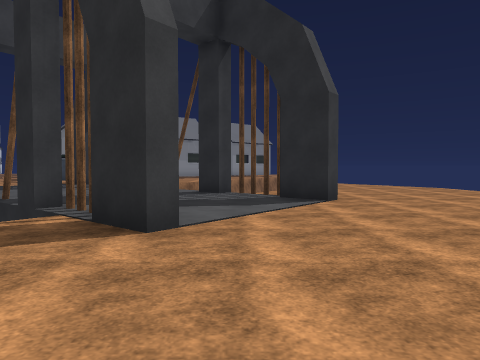
View 1 (above)

20 first-person views from a walk through a Unity game level. The camera is 1.3 m above the floor, tilts 2° down and sees 70° across. The floor is counted in squares, 2 m on a side. Each view is taken from the middle of a square. On the plan, view 1 faces up. The plan holds only what a view shows up to about 10 squares ahead; the rest is blank. The place goes on beyond the plan. The player character is not drawn. Some surface patterns are stand-ins.

View 2
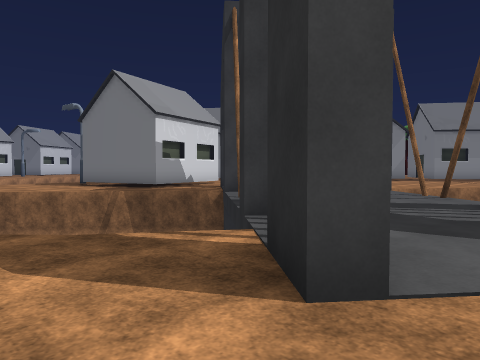

View 3
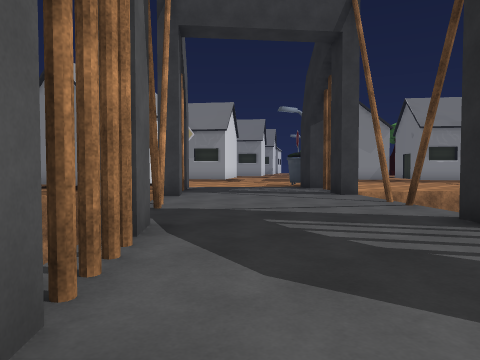

View 4
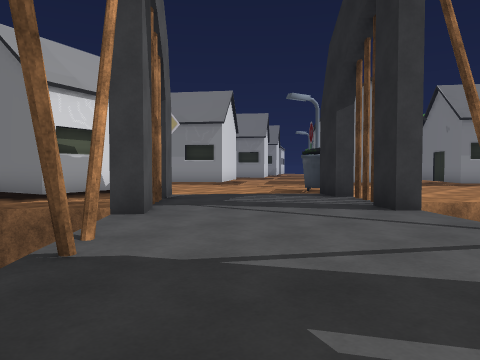

View 5
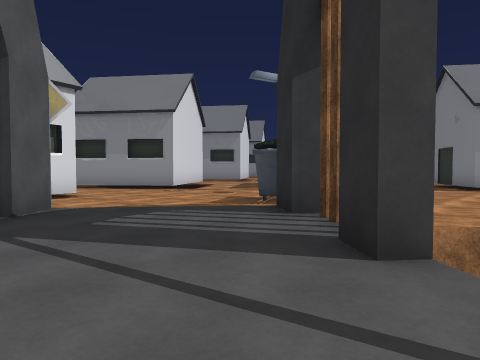

View 6
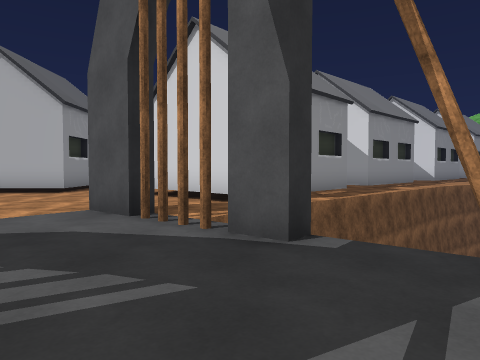

View 7
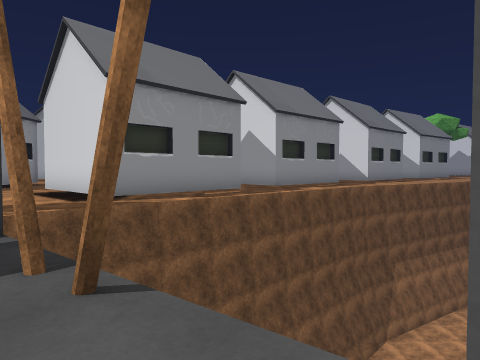

View 8
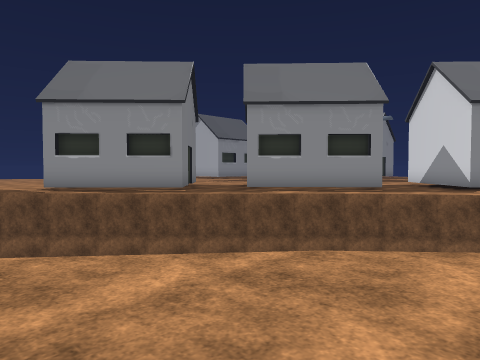

View 9
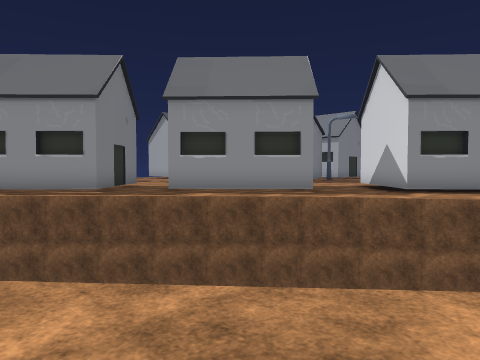

View 10
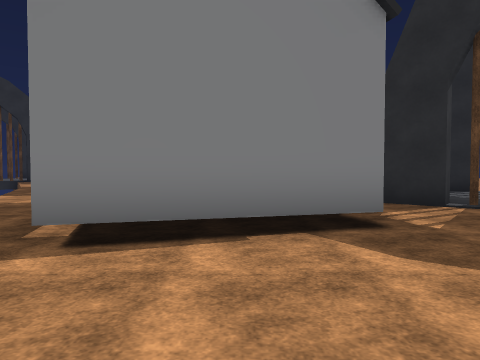

View 11
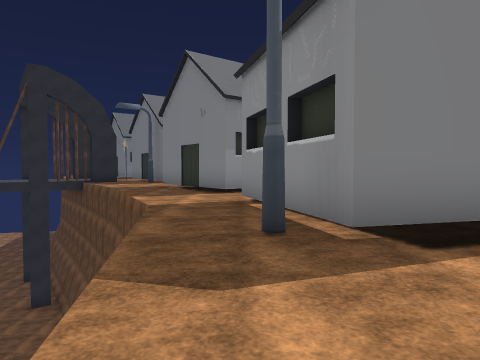

View 12
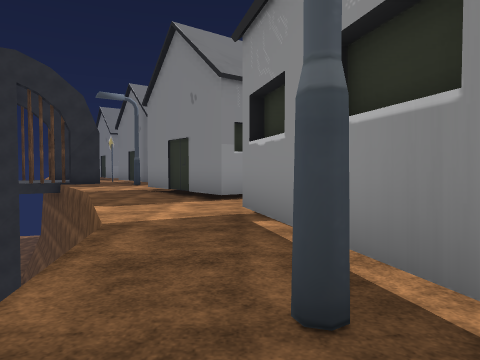

View 13
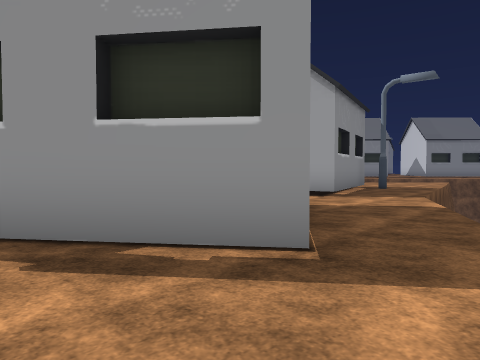

View 14
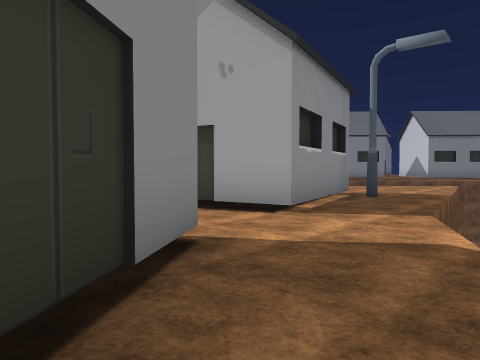

View 15
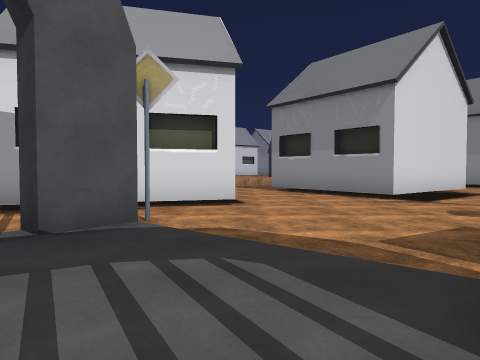

View 16
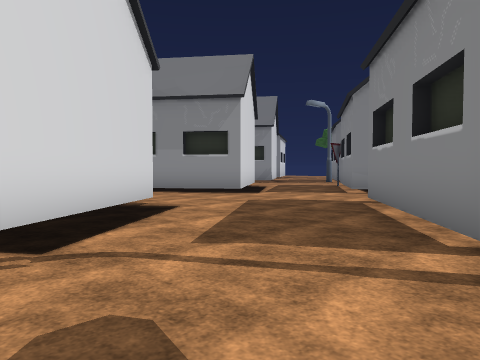

View 17
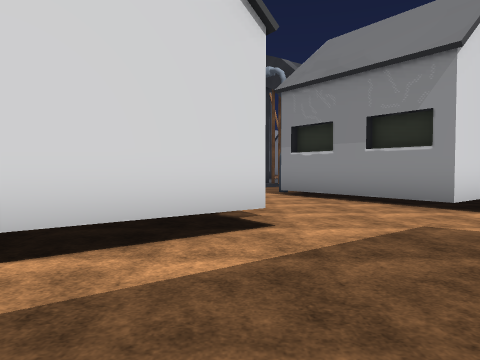

View 18
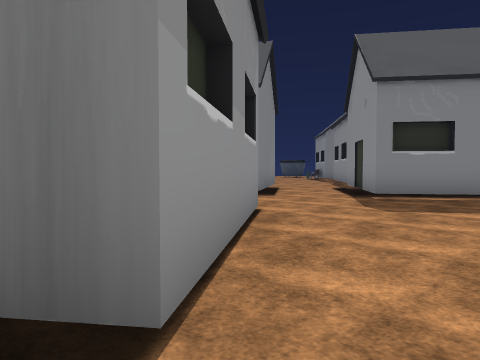

View 19
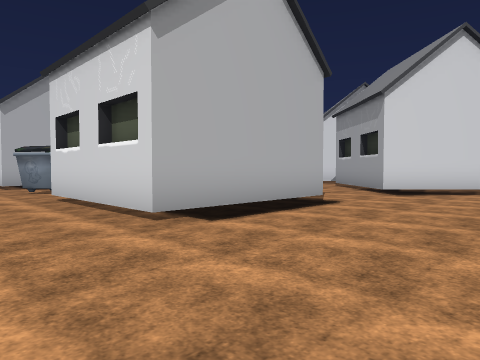

View 20
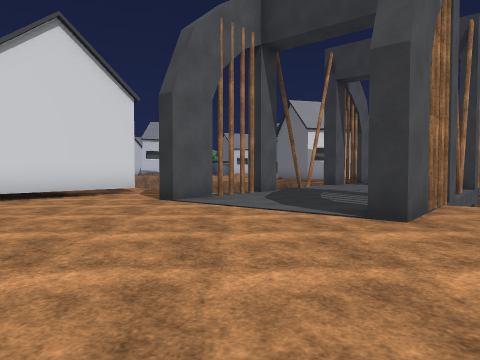

### Floor plan
Key: @ floor where view 1 was taken; # wall or solid block; . floor; v drop or lower ground; C container; S sign; T streetlight.
Columns run from 19 left of view 1 to 8 right of it. Each row starts with its distance up from view 1.
 22    ##...##
 21   ##....##    #
 20 ###.....##   ..
 19 T........#   ..
 18 ....##.....   .
 17 ...####...T   ..
 16 ..##  #....   ..
 15 v.## ##....CC...v
 14 v..###......C...v
 13  v..#....... ##v
 12  v.............#
 11   ...####.S.....v
 10   v..#  #.##.....vv   ....
  9    ..#  #...#.....#v. ....
  8    ..####..vv......##.....
  7    vT.....vv v#.....#....
  6    v......v   vv.........
  5    v.....v      ##........
  4    v....v       v.#......
  3     ...v       v............
  2     ..v       v##...........
  1     vv      vv####..........
  0            vv##  ##@........
 -1           vv.##  ##..####..
 -2          vv...   #..    #..
 -3         vv ##           #..
 -4        v..##            #..
 -5      vv...#             ...
 -6       ....              C.
 -7       .##               C.
 -8       ##                ..

Where each view was taken, in squares from view 1:
view 1: 0 up, 0 right, facing up
view 2: 2 up, 0 right, facing up-left
view 3: 4 up, 0 right, facing up-left
view 4: 6 up, 2 left, facing up-left
view 5: 9 up, 3 left, facing up-left
view 6: 9 up, 3 left, facing down
view 7: 9 up, 6 left, facing down
view 8: 5 up, 14 left, facing down-right
view 9: 3 up, 15 left, facing down-right
view 10: 4 up, 12 left, facing up
view 11: 4 up, 15 left, facing up
view 12: 6 up, 15 left, facing up
view 13: 18 up, 19 left, facing down-right
view 14: 15 up, 18 left, facing down-right
view 15: 12 up, 5 left, facing left
view 16: 15 up, 9 left, facing up-left
view 17: 18 up, 10 left, facing left
view 18: 18 up, 19 left, facing up-right
view 19: 3 up, 8 right, facing down-left
view 20: 5 up, 6 right, facing left
